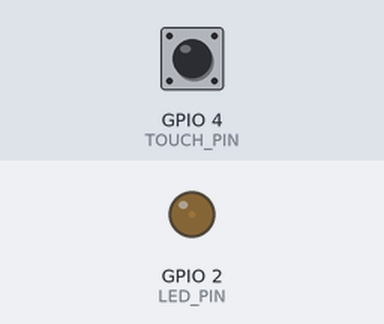
Recording of a sketch running on a simulated ESP32. On the bench: output pins drawn as LEDs (lit = HIGH). Inputs (shaded band) come from the test bench; at power-on: GPIO 4 (TOUCH_PIN) HIGH. What the sketch prints to the serial monitor is not drawn.

Above: at 1.05 s.
At 2.15 s:
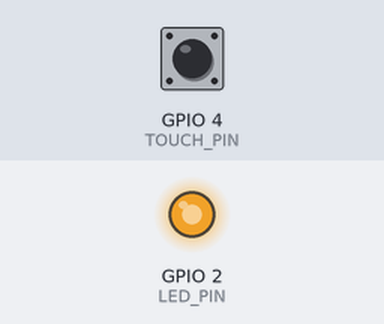
At 2.75 s:
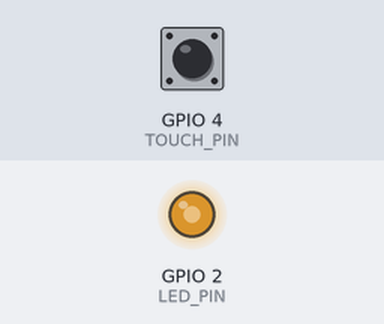
At 3.3 s:
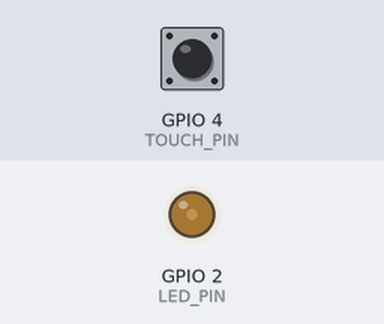
Timing chart, 0 to 7.0 s (numbered marks = the images above):
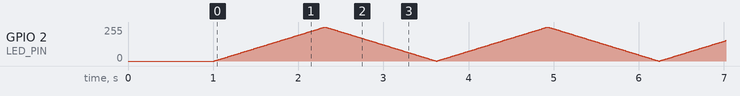

The sketch:

ex05.ino
```cpp
/*
ESP32 多档位触摸调速呼吸灯 简化稳定版
用analogWrite实现PWM，完全避开LEDC编译报错
硬件完全匹配：触摸GPIO4，LED GPIO2
*/

// ===================== 硬件定义（和之前完全一致，无需修改）=====================
#define TOUCH_PIN 4   // 你的触摸引脚
#define LED_PIN 2     // 你的LED引脚

// ！！！这里直接填你之前跑通的触摸阈值！！！
const int touchThreshold = 800;

// ===================== 呼吸灯核心配置 =====================
int brightness = 0;            // 当前LED亮度（0-255）
int fadeDirection = 1;         // 呼吸方向：1=渐亮，-1=渐暗

// 3档速度配置（数值越大，呼吸越快）
const int speedConfig[3][2] = {
  {1, 15},   // 1档：最慢
  {2, 10},   // 2档：中等
  {5, 5}     // 3档：最快
};
int currentLevel = 1;  // 初始档位1档

// ===================== 触摸防抖&边缘检测 =====================
bool lastTouchState = false;
const unsigned long debounceInterval = 500;
unsigned long lastTriggerTime = 0;

// ===================== 初始化 =====================
void setup() {
  Serial.begin(115200);
  delay(1000);
  pinMode(LED_PIN, OUTPUT);
  analogWrite(LED_PIN, 0); // 初始熄灭

  Serial.println("===== 多档位触摸调速呼吸灯 就绪 =====");
  Serial.print("当前触摸阈值：");
  Serial.println(touchThreshold);
  Serial.print("初始档位：");
  Serial.println(currentLevel);
  Serial.println("操作说明：每触摸一次GPIO4，切换一次呼吸速度档位");
}

// ===================== 主循环 =====================
void loop() {
  // 1. 触摸检测&档位切换（和你跑通的逻辑完全一致）
  int touchValue = touchRead(TOUCH_PIN);
  Serial.print("Touch Value: ");
  Serial.print(touchValue);
  bool currentTouchState = (touchValue < touchThreshold);

  // 边缘检测+防抖，仅触摸瞬间触发
  if (currentTouchState == true && lastTouchState == false) {
    if (millis() - lastTriggerTime > debounceInterval) {
      // 档位循环切换
      currentLevel = currentLevel % 3 + 1;

      // 串口打印信息
      Serial.print(" | 【档位切换成功】当前档位：");
      Serial.print(currentLevel);
      Serial.print(" | 呼吸速度：");
      Serial.println(currentLevel == 1 ? "慢" : (currentLevel == 2 ? "中" : "快"));

      lastTriggerTime = millis();
    }
  }
  lastTouchState = currentTouchState;

  // 2. 非阻塞式呼吸灯更新
  int step = speedConfig[currentLevel - 1][0];
  int updateInterval = speedConfig[currentLevel - 1][1];

  static unsigned long lastFadeTime = 0;
  if (millis() - lastFadeTime >= updateInterval) {
    lastFadeTime = millis();

    // 更新亮度
    brightness += fadeDirection * step;
    // 反转呼吸方向
    if (brightness >= 255 || brightness <= 0) {
      fadeDirection = -fadeDirection;
      brightness = constrain(brightness, 0, 255);
    }

    // 设置LED亮度
    analogWrite(LED_PIN, brightness);
  }

  Serial.println();
  delay(10);
}
```
